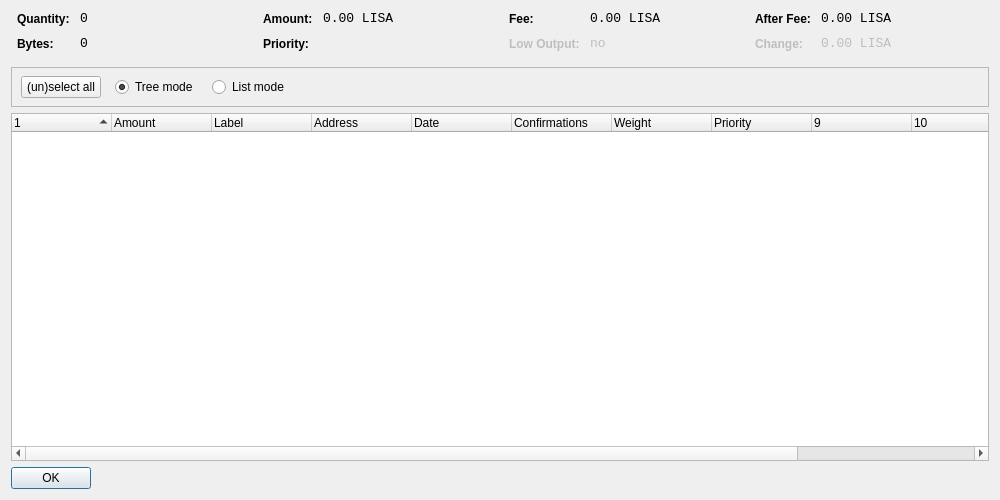
<?xml version="1.0" encoding="UTF-8"?>
<ui version="4.0">
 <class>CoinControlDialog</class>
 <widget class="QWidget" name="CoinControlDialog">
  <property name="geometry">
   <rect>
    <x>0</x>
    <y>0</y>
    <width>1000</width>
    <height>500</height>
   </rect>
  </property>
  <property name="windowTitle">
   <string>Coin Control</string>
  </property>
  <layout class="QVBoxLayout" name="verticalLayout">
   <item>
    <layout class="QHBoxLayout" name="horizontalLayoutTop" stretch="0,0,0,0">
     <property name="topMargin">
      <number>0</number>
     </property>
     <property name="bottomMargin">
      <number>10</number>
     </property>
     <item>
      <layout class="QFormLayout" name="formLayoutCoinControl1">
       <property name="horizontalSpacing">
        <number>10</number>
       </property>
       <property name="verticalSpacing">
        <number>10</number>
       </property>
       <property name="leftMargin">
        <number>6</number>
       </property>
       <property name="rightMargin">
        <number>6</number>
       </property>
       <item row="0" column="0">
        <widget class="QLabel" name="labelCoinControlQuantityText">
         <property name="styleSheet">
          <string notr="true">font-weight:bold;</string>
         </property>
         <property name="text">
          <string>Quantity:</string>
         </property>
        </widget>
       </item>
       <item row="0" column="1">
        <widget class="QLabel" name="labelCoinControlQuantity">
         <property name="font">
          <font>
           <family>Monospace</family>
           <pointsize>10</pointsize>
          </font>
         </property>
         <property name="cursor">
          <cursorShape>IBeamCursor</cursorShape>
         </property>
         <property name="contextMenuPolicy">
          <enum>Qt::ActionsContextMenu</enum>
         </property>
         <property name="text">
          <string notr="true">0</string>
         </property>
         <property name="textInteractionFlags">
          <set>Qt::LinksAccessibleByMouse|Qt::TextSelectableByKeyboard|Qt::TextSelectableByMouse</set>
         </property>
        </widget>
       </item>
       <item row="1" column="0">
        <widget class="QLabel" name="labelCoinControlBytesText">
         <property name="styleSheet">
          <string notr="true">font-weight:bold;</string>
         </property>
         <property name="text">
          <string>Bytes:</string>
         </property>
        </widget>
       </item>
       <item row="1" column="1">
        <widget class="QLabel" name="labelCoinControlBytes">
         <property name="font">
          <font>
           <family>Monospace</family>
           <pointsize>10</pointsize>
          </font>
         </property>
         <property name="cursor">
          <cursorShape>IBeamCursor</cursorShape>
         </property>
         <property name="contextMenuPolicy">
          <enum>Qt::ActionsContextMenu</enum>
         </property>
         <property name="text">
          <string notr="true">0</string>
         </property>
         <property name="textInteractionFlags">
          <set>Qt::LinksAccessibleByMouse|Qt::TextSelectableByKeyboard|Qt::TextSelectableByMouse</set>
         </property>
        </widget>
       </item>
      </layout>
     </item>
     <item>
      <layout class="QFormLayout" name="formLayoutCoinControl2">
       <property name="horizontalSpacing">
        <number>10</number>
       </property>
       <property name="verticalSpacing">
        <number>10</number>
       </property>
       <property name="leftMargin">
        <number>6</number>
       </property>
       <property name="rightMargin">
        <number>6</number>
       </property>
       <item row="0" column="0">
        <widget class="QLabel" name="labelCoinControlAmountText">
         <property name="styleSheet">
          <string notr="true">font-weight:bold;</string>
         </property>
         <property name="text">
          <string>Amount:</string>
         </property>
        </widget>
       </item>
       <item row="0" column="1">
        <widget class="QLabel" name="labelCoinControlAmount">
         <property name="font">
          <font>
           <family>Monospace</family>
           <pointsize>10</pointsize>
          </font>
         </property>
         <property name="cursor">
          <cursorShape>IBeamCursor</cursorShape>
         </property>
         <property name="contextMenuPolicy">
          <enum>Qt::ActionsContextMenu</enum>
         </property>
         <property name="text">
          <string notr="true">0.00 LISA</string>
         </property>
         <property name="textInteractionFlags">
          <set>Qt::LinksAccessibleByMouse|Qt::TextSelectableByKeyboard|Qt::TextSelectableByMouse</set>
         </property>
        </widget>
       </item>
       <item row="1" column="0">
        <widget class="QLabel" name="labelCoinControlPriorityText">
         <property name="styleSheet">
          <string notr="true">font-weight:bold;</string>
         </property>
         <property name="text">
          <string>Priority:</string>
         </property>
        </widget>
       </item>
       <item row="1" column="1">
        <widget class="QLabel" name="labelCoinControlPriority">
         <property name="font">
          <font>
           <family>Monospace</family>
           <pointsize>10</pointsize>
          </font>
         </property>
         <property name="cursor">
          <cursorShape>IBeamCursor</cursorShape>
         </property>
         <property name="contextMenuPolicy">
          <enum>Qt::ActionsContextMenu</enum>
         </property>
         <property name="text">
          <string/>
         </property>
         <property name="textInteractionFlags">
          <set>Qt::LinksAccessibleByMouse|Qt::TextSelectableByKeyboard|Qt::TextSelectableByMouse</set>
         </property>
        </widget>
       </item>
      </layout>
     </item>
     <item>
      <layout class="QFormLayout" name="formLayoutCoinControl3">
       <property name="horizontalSpacing">
        <number>10</number>
       </property>
       <property name="verticalSpacing">
        <number>10</number>
       </property>
       <property name="leftMargin">
        <number>6</number>
       </property>
       <property name="rightMargin">
        <number>6</number>
       </property>
       <item row="0" column="0">
        <widget class="QLabel" name="labelCoinControlFeeText">
         <property name="styleSheet">
          <string notr="true">font-weight:bold;</string>
         </property>
         <property name="text">
          <string>Fee:</string>
         </property>
        </widget>
       </item>
       <item row="0" column="1">
        <widget class="QLabel" name="labelCoinControlFee">
         <property name="font">
          <font>
           <family>Monospace</family>
           <pointsize>10</pointsize>
          </font>
         </property>
         <property name="cursor">
          <cursorShape>IBeamCursor</cursorShape>
         </property>
         <property name="contextMenuPolicy">
          <enum>Qt::ActionsContextMenu</enum>
         </property>
         <property name="text">
          <string notr="true">0.00 LISA</string>
         </property>
         <property name="textInteractionFlags">
          <set>Qt::LinksAccessibleByMouse|Qt::TextSelectableByKeyboard|Qt::TextSelectableByMouse</set>
         </property>
        </widget>
       </item>
       <item row="1" column="0">
        <widget class="QLabel" name="labelCoinControlLowOutputText">
         <property name="enabled">
          <bool>false</bool>
         </property>
         <property name="styleSheet">
          <string notr="true">font-weight:bold;</string>
         </property>
         <property name="text">
          <string>Low Output:</string>
         </property>
        </widget>
       </item>
       <item row="1" column="1">
        <widget class="QLabel" name="labelCoinControlLowOutput">
         <property name="enabled">
          <bool>false</bool>
         </property>
         <property name="font">
          <font>
           <family>Monospace</family>
           <pointsize>10</pointsize>
          </font>
         </property>
         <property name="cursor">
          <cursorShape>IBeamCursor</cursorShape>
         </property>
         <property name="contextMenuPolicy">
          <enum>Qt::ActionsContextMenu</enum>
         </property>
         <property name="text">
          <string>no</string>
         </property>
         <property name="textInteractionFlags">
          <set>Qt::LinksAccessibleByMouse|Qt::TextSelectableByKeyboard|Qt::TextSelectableByMouse</set>
         </property>
        </widget>
       </item>
      </layout>
     </item>
     <item>
      <layout class="QFormLayout" name="formLayoutCoinControl4">
       <property name="horizontalSpacing">
        <number>10</number>
       </property>
       <property name="verticalSpacing">
        <number>10</number>
       </property>
       <property name="leftMargin">
        <number>6</number>
       </property>
       <property name="rightMargin">
        <number>6</number>
       </property>
       <item row="0" column="0">
        <widget class="QLabel" name="labelCoinControlAfterFeeText">
         <property name="styleSheet">
          <string notr="true">font-weight:bold;</string>
         </property>
         <property name="text">
          <string>After Fee:</string>
         </property>
        </widget>
       </item>
       <item row="0" column="1">
        <widget class="QLabel" name="labelCoinControlAfterFee">
         <property name="font">
          <font>
           <family>Monospace</family>
           <pointsize>10</pointsize>
          </font>
         </property>
         <property name="cursor">
          <cursorShape>IBeamCursor</cursorShape>
         </property>
         <property name="contextMenuPolicy">
          <enum>Qt::ActionsContextMenu</enum>
         </property>
         <property name="text">
          <string notr="true">0.00 LISA</string>
         </property>
         <property name="textInteractionFlags">
          <set>Qt::LinksAccessibleByMouse|Qt::TextSelectableByKeyboard|Qt::TextSelectableByMouse</set>
         </property>
        </widget>
       </item>
       <item row="1" column="0">
        <widget class="QLabel" name="labelCoinControlChangeText">
         <property name="enabled">
          <bool>false</bool>
         </property>
         <property name="styleSheet">
          <string notr="true">font-weight:bold;</string>
         </property>
         <property name="text">
          <string>Change:</string>
         </property>
        </widget>
       </item>
       <item row="1" column="1">
        <widget class="QLabel" name="labelCoinControlChange">
         <property name="enabled">
          <bool>false</bool>
         </property>
         <property name="font">
          <font>
           <family>Monospace</family>
           <pointsize>10</pointsize>
          </font>
         </property>
         <property name="cursor">
          <cursorShape>IBeamCursor</cursorShape>
         </property>
         <property name="contextMenuPolicy">
          <enum>Qt::ActionsContextMenu</enum>
         </property>
         <property name="text">
          <string notr="true">0.00 LISA</string>
         </property>
         <property name="textInteractionFlags">
          <set>Qt::LinksAccessibleByMouse|Qt::TextSelectableByKeyboard|Qt::TextSelectableByMouse</set>
         </property>
        </widget>
       </item>
      </layout>
     </item>
    </layout>
   </item>
   <item>
    <widget class="QFrame" name="frame">
     <property name="minimumSize">
      <size>
       <width>0</width>
       <height>40</height>
      </size>
     </property>
     <property name="frameShape">
      <enum>QFrame::StyledPanel</enum>
     </property>
     <property name="frameShadow">
      <enum>QFrame::Sunken</enum>
     </property>
     <widget class="QWidget" name="horizontalLayoutWidget">
      <property name="geometry">
       <rect>
        <x>10</x>
        <y>0</y>
        <width>781</width>
        <height>41</height>
       </rect>
      </property>
      <layout class="QHBoxLayout" name="horizontalLayoutPanel" stretch="0,0,0,0">
       <property name="spacing">
        <number>14</number>
       </property>
       <item>
        <widget class="QPushButton" name="pushButtonSelectAll">
         <property name="sizePolicy">
          <sizepolicy hsizetype="Maximum" vsizetype="Fixed">
           <horstretch>0</horstretch>
           <verstretch>0</verstretch>
          </sizepolicy>
         </property>
         <property name="text">
          <string>(un)select all</string>
         </property>
        </widget>
       </item>
       <item>
        <widget class="QRadioButton" name="radioTreeMode">
         <property name="sizePolicy">
          <sizepolicy hsizetype="Maximum" vsizetype="Fixed">
           <horstretch>0</horstretch>
           <verstretch>0</verstretch>
          </sizepolicy>
         </property>
         <property name="text">
          <string>Tree mode</string>
         </property>
         <property name="checked">
          <bool>true</bool>
         </property>
        </widget>
       </item>
       <item>
        <widget class="QRadioButton" name="radioListMode">
         <property name="sizePolicy">
          <sizepolicy hsizetype="Maximum" vsizetype="Fixed">
           <horstretch>0</horstretch>
           <verstretch>0</verstretch>
          </sizepolicy>
         </property>
         <property name="text">
          <string>List mode</string>
         </property>
        </widget>
       </item>
       <item>
        <spacer name="horizontalSpacer">
         <property name="orientation">
          <enum>Qt::Horizontal</enum>
         </property>
         <property name="sizeHint" stdset="0">
          <size>
           <width>40</width>
           <height>20</height>
          </size>
         </property>
        </spacer>
       </item>
      </layout>
     </widget>
    </widget>
   </item>
   <item>
    <widget class="CoinControlTreeWidget" name="treeWidget">
     <property name="contextMenuPolicy">
      <enum>Qt::CustomContextMenu</enum>
     </property>
     <property name="sortingEnabled">
      <bool>false</bool>
     </property>
     <property name="columnCount">
      <number>12</number>
     </property>
     <attribute name="headerShowSortIndicator" stdset="0">
      <bool>true</bool>
     </attribute>
     <attribute name="headerStretchLastSection">
      <bool>false</bool>
     </attribute>
     <column>
      <property name="text">
       <string/>
      </property>
     </column>
     <column>
      <property name="text">
       <string>Amount</string>
      </property>
     </column>
     <column>
      <property name="text">
       <string>Label</string>
      </property>
     </column>
     <column>
      <property name="text">
       <string>Address</string>
      </property>
     </column>
     <column>
      <property name="text">
       <string>Date</string>
      </property>
     </column>
     <column>
      <property name="text">
       <string>Confirmations</string>
      </property>
      <property name="toolTip">
       <string>Confirmed</string>
      </property>
     </column>
     <column>
      <property name="text">
       <string>Weight</string>
      </property>
     </column>
     <column>
      <property name="text">
       <string>Priority</string>
      </property>
     </column>
     <column>
      <property name="text">
       <string/>
      </property>
     </column>
     <column>
      <property name="text">
       <string/>
      </property>
     </column>
     <column>
      <property name="text">
       <string/>
      </property>
     </column>
     <column>
      <property name="text">
       <string/>
      </property>
     </column>
    </widget>
   </item>
   <item>
    <widget class="QDialogButtonBox" name="buttonBox">
     <property name="sizePolicy">
      <sizepolicy hsizetype="Maximum" vsizetype="Fixed">
       <horstretch>0</horstretch>
       <verstretch>0</verstretch>
      </sizepolicy>
     </property>
     <property name="orientation">
      <enum>Qt::Horizontal</enum>
     </property>
     <property name="standardButtons">
      <set>QDialogButtonBox::Ok</set>
     </property>
    </widget>
   </item>
  </layout>
 </widget>
 <customwidgets>
  <customwidget>
   <class>CoinControlTreeWidget</class>
   <extends>QTreeWidget</extends>
   <header>coincontroltreewidget.h</header>
  </customwidget>
 </customwidgets>
 <resources/>
 <connections/>
</ui>
